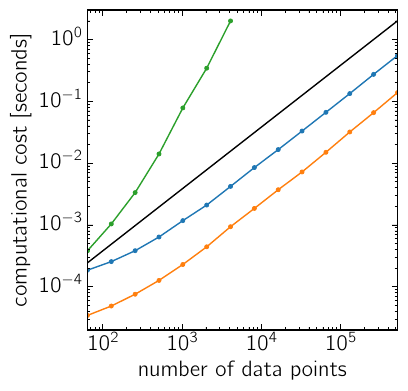

This chart was generated by the following Python code:
#!/usr/bin/env python
# -*- coding: utf-8 -*-

from __future__ import division, print_function

import numpy as np
import matplotlib.pyplot as plt

from timer import benchmark

from celerite import GP, terms
from celerite import plot_setup
plot_setup.setup()

# Set up the dimensions of the problem
N = 2**np.arange(6, 20)
times = np.empty((len(N), 3))
times[:] = np.nan

# Simulate a "dataset"
np.random.seed(42)
t = np.sort(np.random.rand(np.max(N)))
yerr = np.random.uniform(0.1, 0.2, len(t))
y = np.sin(t)

# Set up the GP model
kernel = terms.RealTerm(1.0, 0.1) + terms.ComplexTerm(0.1, 2.0, 1.6)
gp = GP(kernel)

for i, n in enumerate(N):
    times[i, 0] = benchmark("gp.compute(t[:{0}], yerr[:{0}])".format(n),
                            "from __main__ import gp, t, yerr")

    gp.compute(t[:n], yerr[:n])
    times[i, 1] = benchmark("gp.log_likelihood(y[:{0}])".format(n),
                            "from __main__ import gp, y")

    if n <= 4096:
        times[i, 2] = benchmark("""
C = gp.get_matrix(t[:{0}])
C[np.diag_indices_from(C)] += yerr[:{0}]**2
cho_factor(C)
""".format(n), """
from __main__ import gp, t, yerr
import numpy as np
from scipy.linalg import cho_factor
""")

    print(n, times[i])

fig, ax = plt.subplots(1, 1, figsize=plot_setup.get_figsize(1, 1))
ax.plot(N, N / N[-1] * 2.0, "k", label="$\mathcal{O}(N)$")
ax.plot(N, times[:, 0], ".-", label="compute")
ax.plot(N, times[:, 1], ".--", label="log likelihood")
m = np.isfinite(times[:, 2])
ax.plot(N[m], times[:, 2][m], ".:", label="Cholesky")
ax.set_xscale("log")
ax.set_yscale("log")
ax.set_xlim(N.min(), N.max())
ax.set_ylim(2e-5, 3.0)
ax.set_xlabel("number of data points")
ax.set_ylabel("computational cost [seconds]")
fig.savefig("benchmark.pdf", bbox_inches="tight")
